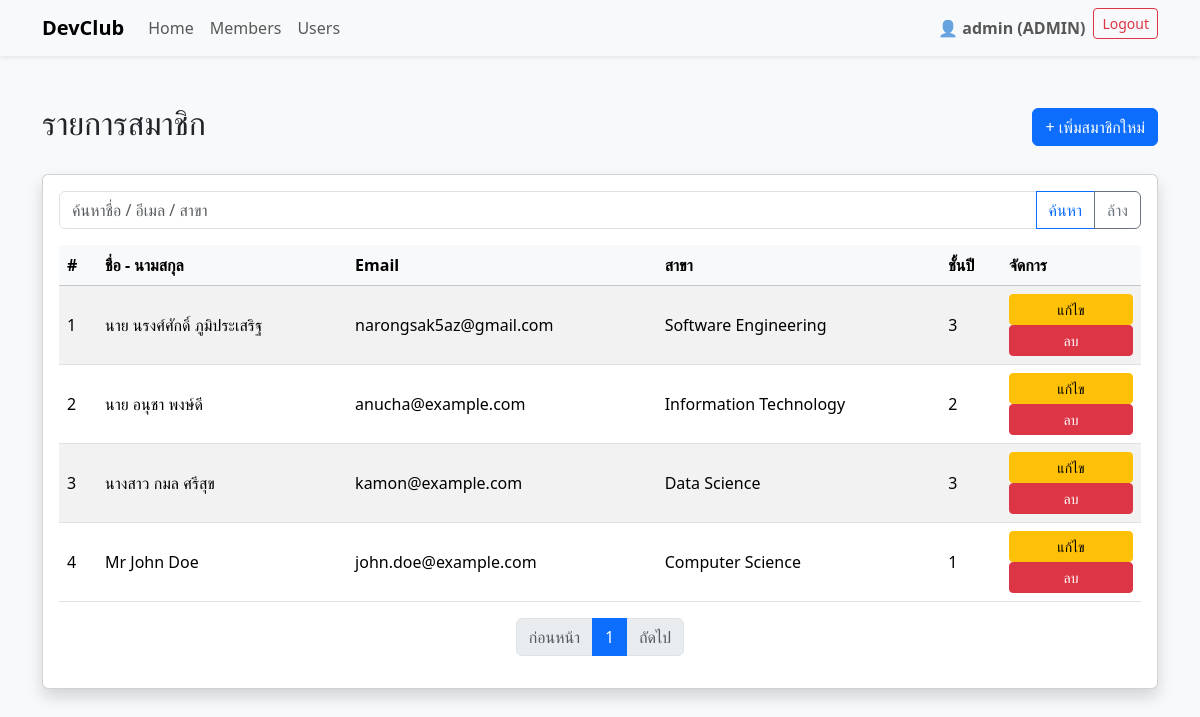
The page /frontend/members.php (signed in) on the database its author committed.
### tables this page shows
CREATE TABLE `members` (
  `id` int(11) NOT NULL,
  `title` enum('นาย','นาง','นางสาว','Mr','Ms') DEFAULT NULL,
  `firstname` varchar(255) DEFAULT NULL,
  `lastname` varchar(255) DEFAULT NULL,
  `email` varchar(255) DEFAULT NULL,
  `major` int(11) DEFAULT NULL,
  `year` int(11) DEFAULT NULL
);

CREATE TABLE `majors` (
  `id` int(11) NOT NULL,
  `name` varchar(100) NOT NULL
);

### frontend/members.php (the view, shortened to what this page needs)
<?php
require_once "../configs/connect.php";
$search = isset($_GET['search']) ? trim($_GET['search']) : '';
$search_sql = "";
$params = [];
$limit = 10;
$page = isset($_GET['page']) ? (int)$_GET['page'] : 1;
$page = max($page, 1);
$offset = ($page - 1) * $limit;
$count_sql = "SELECT COUNT(*)
              FROM members m
              LEFT JOIN majors mj ON m.major = mj.id
              WHERE 1 $search_sql";
$stmt_count = $conn->prepare($count_sql);
$stmt_count->execute($params);
$total_rows = $stmt_count->fetchColumn();
$total_pages = ceil($total_rows / $limit);
$sql = "SELECT m.*, mj.name AS major_name
        FROM members m
        LEFT JOIN majors mj ON m.major = mj.id
        WHERE 1 $search_sql
        ORDER BY m.id ASC
        LIMIT $limit OFFSET $offset";
$stmt = $conn->prepare($sql);
$stmt->execute($params);
$members = $stmt->fetchAll(PDO::FETCH_ASSOC);
?>
<!doctype html>
<html lang="en">
<head>
    <link href="https://cdn.jsdelivr.net/npm/bootstrap@5.3.2/dist/css/bootstrap.min.css" rel="stylesheet">
</head>
<body class="bg-light">
    <?php require_once "../layouts/navbar.php"; ?>
    <div class="container py-5">
        <div class="d-flex justify-content-between align-items-center mb-4">
            <h2>รายการสมาชิก</h2>
            <a href="form_member.php" class="btn btn-primary">+ เพิ่มสมาชิกใหม่</a>
        </div>
        <div class="card shadow">
            <div class="card-body">
                <form method="GET" class="mb-3">
                    <div class="input-group">
                        <input type="text"
                            class="form-control"
                            name="search"
                            placeholder="ค้นหาชื่อ / อีเมล / สาขา"
                            value="<?= htmlspecialchars($search) ?>">
                        <button class="btn btn-outline-primary" type="submit">ค้นหา</button>
                        <a href="members.php" class="btn btn-outline-secondary">ล้าง</a>
                    </div>
                </form>
                <div class="table-responsive">
                    <table class="table table-striped table-hover align-middle">
                        <thead class="table-light">
                            <tr>
                                <th>#</th>
                                <th>ชื่อ - นามสกุล</th>
                                <th>Email</th>
                                <th>สาขา</th>
                                <th>ชั้นปี</th>
                                <th width="140">จัดการ</th>
                            </tr>
                        </thead>
                        <tbody>
                            <?php
                            $counter = 1;
                            foreach ($members as $m): ?>
                                <tr>
                                    <td><?= $counter ?></td>
                                    <td><?= htmlspecialchars($m['title'] . " " . $m['firstname'] . " " . $m['lastname']) ?></td>
                                    <td><?= htmlspecialchars($m['email']) ?></td>
                                    <td><?= htmlspecialchars($m['major_name'] ?? "-") ?></td>
                                    <td><?= htmlspecialchars($m['year']) ?></td>
                                    <td>
                                        <div class="btn-group-mobile">
                                            <a href="form_member.php?id=<?= $m['id'] ?>"
                                                class="btn btn-warning btn-sm w-100">
                                                แก้ไข
                                            </a>
                                            <a href="../backend/member_api.php?delete=<?= $m['id'] ?>"
                                                class="btn btn-danger btn-sm w-100"
                                                onclick="return confirm('ยืนยันการลบสมาชิกนี้?');">
                                                ลบ
                                            </a>
                                        </div>
                                    </td>
                                </tr>
                            <?php
                                $counter++;
                            endforeach; ?>
                        </tbody>
                    </table>
                    <nav aria-label="Page navigation">
                        <ul class="pagination justify-content-center mt-3">
                            <li class="page-item <?= ($page <= 1 ? 'disabled' : '') ?>">
                                <a class="page-link"
                                    href="?page=<?= $page - 1 ?>&search=<?= urlencode($search) ?>">
                                    ก่อนหน้า
                                </a>
                            </li>
                            <?php for ($i = 1; $i <= $total_pages; $i++): ?>
                                <li class="page-item <?= ($page == $i ? 'active' : '') ?>">
                                    <a class="page-link"
                                        href="?page=<?= $i ?>&search=<?= urlencode($search) ?>">
                                        <?= $i ?>
                                    </a>
                                </li>
                            <?php endfor; ?>
                            <li class="page-item <?= ($page >= $total_pages ? 'disabled' : '') ?>">
                                <a class="page-link"
                                    href="?page=<?= $page + 1 ?>&search=<?= urlencode($search) ?>">
                                    ถัดไป
                                </a>
                            </li>
                        </ul>
                    </nav>
                </div>
            </div>
        </div>
    </div>
</body>
</html>

### layouts/navbar.php (shortened to what this page needs)
<nav class="navbar navbar-expand-lg navbar-light bg-light shadow-sm">
    <div class="container">
        <a class="navbar-brand fw-bold" href="./index.php">DevClub</a>
        <div class="collapse navbar-collapse" id="navbarNav">
            <ul class="navbar-nav me-auto">
                <li class="nav-item">
                    <a class="nav-link" href="./index.php">Home</a>
                </li>
                <li class="nav-item">
                    <a class="nav-link" href="./members.php">Members</a>
                </li>
                <?php if (isset($_SESSION['role']) && $_SESSION['role'] === "ADMIN"): ?>
                <li class="nav-item">
                    <a class="nav-link" href="./users.php">Users</a>
                </li>
                <?php endif; ?>
            </ul>
            <ul class="navbar-nav ms-auto">
                <?php if (!isset($_SESSION['username'])): ?>
                    <li class="nav-item">
                        <a class="nav-link" href="./login.php">Login</a>
                    </li>
                    <li class="nav-item">
                        <a class="btn btn-primary btn-sm" href="./register.php">Register</a>
                    </li>
                <?php else: ?>
                    <li class="nav-item">
                        <span class="nav-link fw-bold">
                            👤 <?= htmlspecialchars($_SESSION['username']); ?>
                            (<?= $_SESSION['role']; ?>)
                        </span>
                    </li>
                    <li class="nav-item">
                        <a class="btn btn-outline-danger btn-sm" href="./logout.php">
                            Logout
                        </a>
                    </li>
                <?php endif; ?>
            </ul>
        </div>
    </div>
</nav>

### rows shown on the page
members: title+firstname+lastname "นาย นรงศ์ศักดิ์ ภูมิประเสริฐ", email "narongsak5az@gmail.com", major.name "Software Engineering", year "3"
members: title+firstname+lastname "นาย อนุชา พงษ์ดี", email "anucha@example.com", major.name "Information Technology", year "2"
members: title+firstname+lastname "นางสาว กมล ศรีสุข", email "kamon@example.com", major.name "Data Science", year "3"
members: title+firstname+lastname "Mr John Doe", email "john.doe@example.com", major.name "Computer Science", year "1"

### other values the page prints
$_SESSION['username'] "admin"
$_SESSION['role'] "ADMIN"
